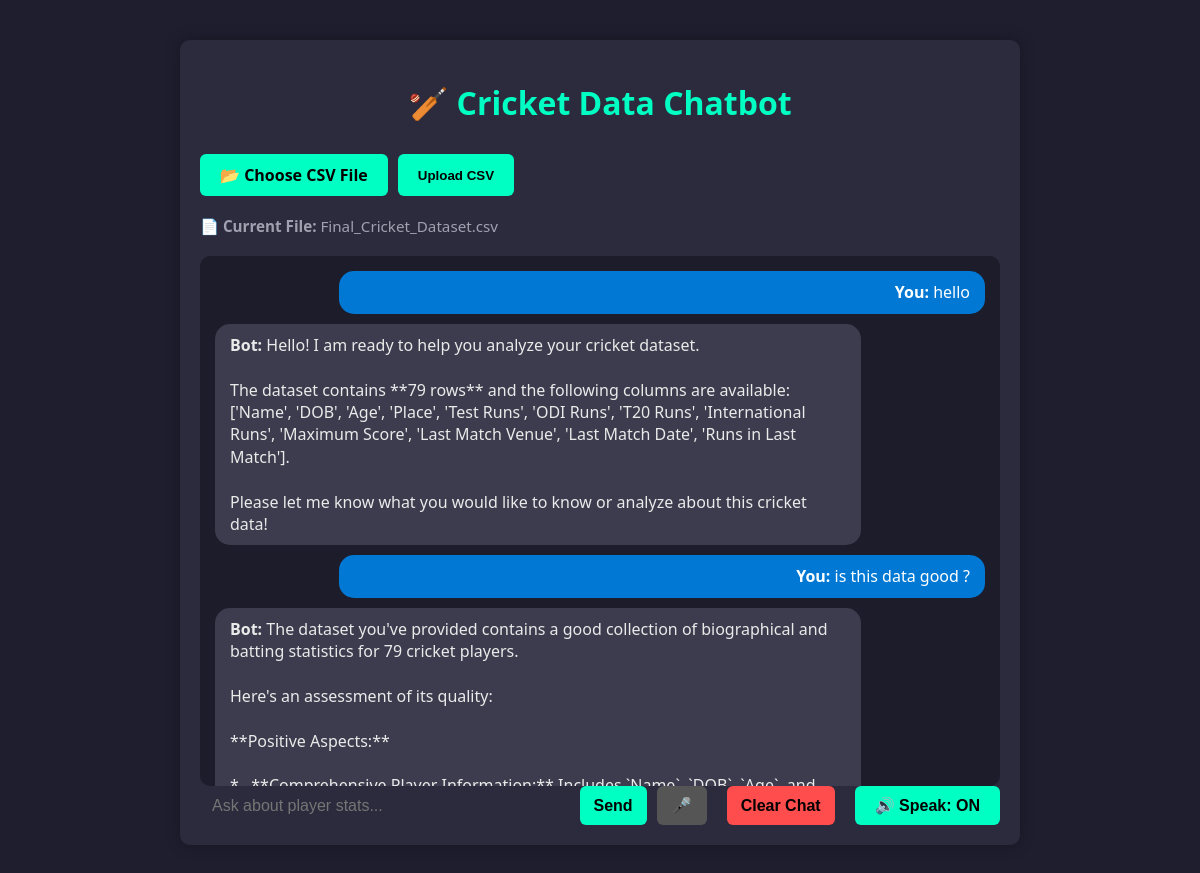
Before: / with the older database file.
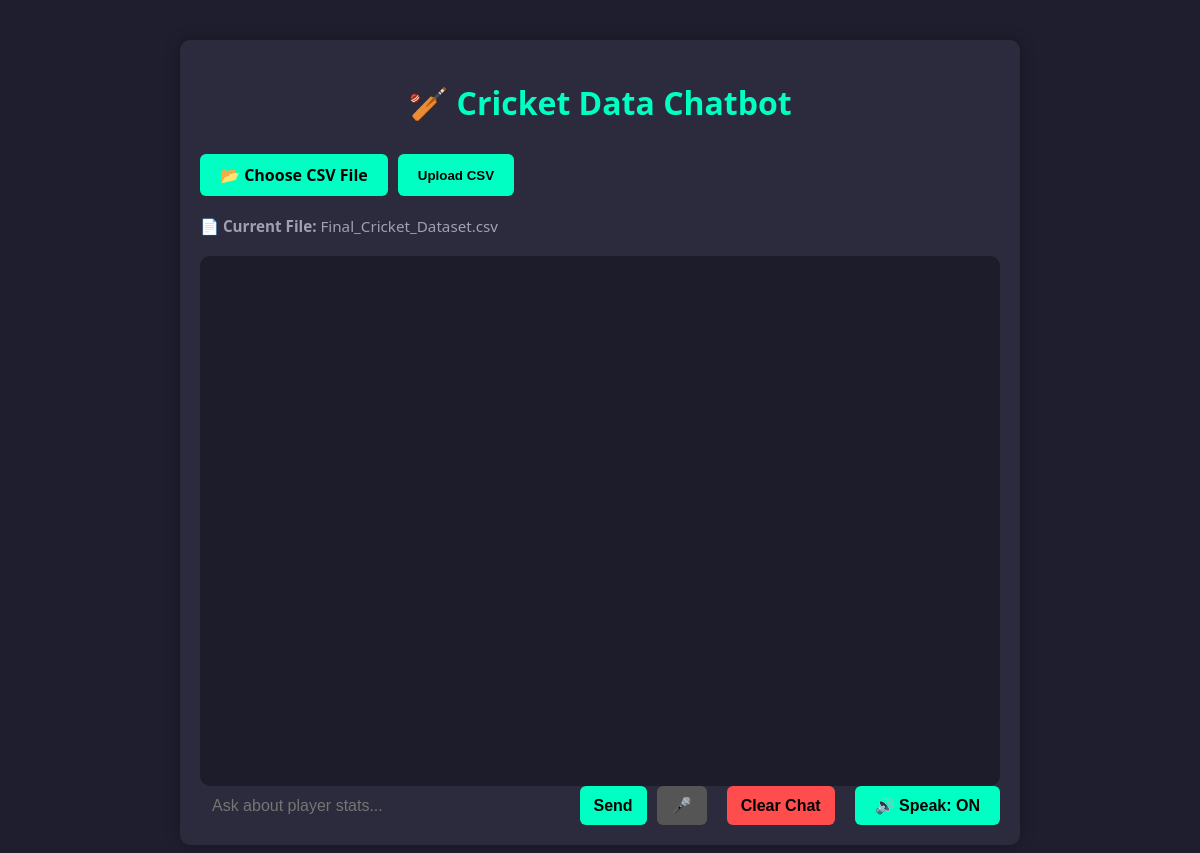
After: the same page with the newer database file.
### tables this page shows
CREATE TABLE current_file (id INTEGER PRIMARY KEY, filename TEXT);

CREATE TABLE chat_history (id INTEGER PRIMARY KEY, message TEXT, response TEXT);

### app.py (the view)
@app.route('/')
def index():
    current_file = get_current_file()
    conn = sqlite3.connect(DB_FILE)
    cursor = conn.cursor()
    cursor.execute("SELECT message, response FROM chat_history")
    history = cursor.fetchall()
    conn.close()
    return render_template('index.html', history=history, filename=current_file)

### app.py (called while the page is built)
def get_current_file():
    conn = sqlite3.connect(DB_FILE)
    cursor = conn.cursor()
    cursor.execute("SELECT filename FROM current_file ORDER BY id DESC LIMIT 1")
    result = cursor.fetchone()
    conn.close()
    return result[0] if result else None

### templates/index.html (shortened to what this page needs)
<!DOCTYPE html>
<html>
<head>
    <link rel="stylesheet" href="{{ url_for('static', filename='style.css') }}">
</head>
<body>
<div class="container">
    <h1>🏏 Cricket Data Chatbot</h1>
    <form method="POST" enctype="multipart/form-data" action="/upload" class="upload-form">
        <label for="fileUpload" class="custom-file-upload">📂 Choose CSV File</label>
        <button type="submit">Upload CSV</button>
    </form>
    {% if filename %}
        <p class="filename">📄 <strong>Current File:</strong> {{ filename }}</p>
    {% else %}
        <p class="filename">⚠️ No file uploaded.</p>
    {% endif %}
    <div class="chat-box" id="chatHistory">
        {% for message, response in history %}
            <div class="chat-entry user-msg">
                <div class="bubble user"><strong>You:</strong> {{ message }}</div>
            </div>
            <div class="chat-entry bot-msg">
                <div class="bubble bot"><strong>Bot:</strong> {{ response }}</div>
            </div>
        {% endfor %}
    </div>
    <form id="chatForm" class="message-form">
        <input type="text" id="messageInput" name="message" placeholder="Ask about player stats..." required>
        <button type="submit">Send</button>
        <button type="button" id="micBtn" title="Speak" style="background-color:#555;">🎤</button>
        <button type="button" id="clearChatBtn" style="background-color:#ff4d4d; margin-left: 10px;">Clear Chat</button>
        <button type="button" id="speakToggle" class="on" title="Toggle speak">🔊 Speak: ON</button>
    </form>
</div>
</body>
</html>

### static/style.css (style rules this page uses)
body { background-color: #1e1e2f; color: #e1e1e1; font-family: 'Segoe UI', Tahoma, Geneva, Verdana, sans-serif; margin: 0; padding: 0; }
.container { max-width: 800px; margin: 40px auto; padding: 20px; background-color: #2b2b3d; border-radius: 10px; box-shadow: 0 0 15px rgba(0,0,0,0.3); }
h1 { text-align: center; color: #00ffc3; margin-bottom: 30px; }
.upload-form, .message-form { display: flex; gap: 10px; margin-bottom: 20px; }
.upload-form input[type="file"], .message-form input[type="text"] { flex: 1; padding: 10px; border: none; border-radius: 6px; }
.upload-form button, .message-form button { background-color: #00ffc3; color: #000; border: none; padding: 10px 20px; border-radius: 6px; cursor: pointer; font-weight: bold; }
.filename { margin-bottom: 20px; font-size: 0.95rem; color: #a0a0b0; }
.chat-box { background-color: #1c1c2a; border-radius: 10px; padding: 15px; height: 500px; display: flex; flex-direction: column; }
.message-form { margin-bottom: 0; }
.message-form input[type="text"] { flex-grow: 1; max-width: none; padding: 8px 12px; font-size: 1rem; border-radius: 6px; border: none; background-color: #2b2b3d; color: #e1e1e1; outline: none; }
.message-form button { padding: 8px 14px; font-size: 1rem; min-width: 50px; border-radius: 6px; cursor: pointer; background-color: #00ffc3; color: #000; border: none; font-weight: bold; }
.custom-file-upload { background-color: #00ffc3; color: #000; padding: 10px 20px; border-radius: 6px; cursor: pointer; font-weight: bold; display: inline-block; transition: background-color 0.2s ease; }
#micBtn { border-radius: 6px; color: white; padding: 10px; cursor: pointer; border: none; }

### templates/index.html (style rules this page uses)
.chat-box { max-height: 70vh; overflow-y: auto; }
#speakToggle { background-color: #00ffc3; color: #000; border: none; padding: 10px 20px; border-radius: 6px; cursor: pointer; font-weight: bold; margin-left: 10px; }

Changed rows visible on the page:
removed chat_history: message "hello", response "Hello! I am ready to help you analyze your cricket dataset. The dataset contains **79 rows** and the following columns are available: ['Name', 'DOB', 'Age', 'Place', 'Test Runs', 'ODI Runs', 'T20 Runs', 'International Runs', 'Maximum Score', 'Last Match Venue', 'Last Match Date', 'Runs in Last Match']. Please let me know what you would like to know or analyze about this cricket data!"
removed chat_history: message "is this data good ?", response "The dataset you've provided contains a good collection of biographical and batting statistics for 79 cricket players. Here's an assessment of its quality: **Positive Aspects:**…"
